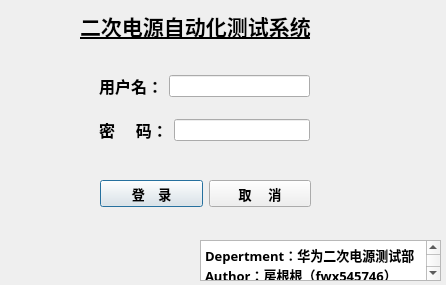
<?xml version="1.0" encoding="UTF-8"?>
<ui version="4.0">
 <class>LoginDialog</class>
 <widget class="QDialog" name="LoginDialog">
  <property name="windowModality">
   <enum>Qt::WindowModal</enum>
  </property>
  <property name="geometry">
   <rect>
    <x>0</x>
    <y>0</y>
    <width>446</width>
    <height>285</height>
   </rect>
  </property>
  <property name="cursor">
   <cursorShape>ArrowCursor</cursorShape>
  </property>
  <property name="windowTitle">
   <string>登录界面</string>
  </property>
  <widget class="QLabel" name="label_3">
   <property name="geometry">
    <rect>
     <x>80</x>
     <y>10</y>
     <width>251</width>
     <height>31</height>
    </rect>
   </property>
   <property name="font">
    <font>
     <family>Consolas</family>
     <pointsize>16</pointsize>
     <weight>75</weight>
     <bold>true</bold>
     <underline>true</underline>
    </font>
   </property>
   <property name="text">
    <string>二次电源自动化测试系统</string>
   </property>
  </widget>
  <widget class="QTextEdit" name="Login_textEdit">
   <property name="geometry">
    <rect>
     <x>200</x>
     <y>240</y>
     <width>241</width>
     <height>41</height>
    </rect>
   </property>
   <property name="font">
    <font>
     <family>Agency FB</family>
     <pointsize>10</pointsize>
    </font>
   </property>
   <property name="readOnly">
    <bool>true</bool>
   </property>
   <property name="html">
    <string>&lt;!DOCTYPE HTML PUBLIC &quot;-//W3C//DTD HTML 4.0//EN&quot; &quot;http://www.w3.org/TR/REC-html40/strict.dtd&quot;&gt;
&lt;html&gt;&lt;head&gt;&lt;meta name=&quot;qrichtext&quot; content=&quot;1&quot; /&gt;&lt;style type=&quot;text/css&quot;&gt;
p, li { white-space: pre-wrap; }
&lt;/style&gt;&lt;/head&gt;&lt;body style=&quot; font-family:'Agency FB'; font-size:10pt; font-weight:400; font-style:normal;&quot;&gt;
&lt;p style=&quot; margin-top:0px; margin-bottom:0px; margin-left:0px; margin-right:0px; -qt-block-indent:0; text-indent:0px;&quot;&gt;&lt;span style=&quot; font-family:'SimSun'; font-weight:600;&quot;&gt;Depertment：华为二次电源测试部&lt;/span&gt;&lt;/p&gt;
&lt;p style=&quot; margin-top:0px; margin-bottom:0px; margin-left:0px; margin-right:0px; -qt-block-indent:0; text-indent:0px;&quot;&gt;&lt;span style=&quot; font-family:'SimSun'; font-weight:600;&quot;&gt;Author：房根根（fwx545746）&lt;/span&gt;&lt;/p&gt;&lt;/body&gt;&lt;/html&gt;</string>
   </property>
  </widget>
  <widget class="QWidget" name="">
   <property name="geometry">
    <rect>
     <x>99</x>
     <y>60</y>
     <width>211</width>
     <height>98</height>
    </rect>
   </property>
   <layout class="QVBoxLayout" name="verticalLayout">
    <item>
     <layout class="QHBoxLayout" name="horizontalLayout">
      <item>
       <widget class="QLabel" name="label">
        <property name="font">
         <font>
          <family>Agency FB</family>
          <pointsize>12</pointsize>
          <weight>75</weight>
          <bold>true</bold>
         </font>
        </property>
        <property name="text">
         <string>用户名：</string>
        </property>
       </widget>
      </item>
      <item>
       <widget class="QLineEdit" name="Username_lineEdit"/>
      </item>
     </layout>
    </item>
    <item>
     <layout class="QHBoxLayout" name="horizontalLayout_2">
      <item>
       <widget class="QLabel" name="label_2">
        <property name="font">
         <font>
          <family>Agency FB</family>
          <pointsize>12</pointsize>
          <weight>75</weight>
          <bold>true</bold>
         </font>
        </property>
        <property name="text">
         <string>密     码：</string>
        </property>
       </widget>
      </item>
      <item>
       <widget class="QLineEdit" name="Password_lineEdit">
        <property name="echoMode">
         <enum>QLineEdit::Password</enum>
        </property>
       </widget>
      </item>
     </layout>
    </item>
   </layout>
  </widget>
  <widget class="QWidget" name="">
   <property name="geometry">
    <rect>
     <x>100</x>
     <y>180</y>
     <width>211</width>
     <height>27</height>
    </rect>
   </property>
   <layout class="QHBoxLayout" name="horizontalLayout_3">
    <item>
     <widget class="QPushButton" name="login_pushBtn">
      <property name="font">
       <font>
        <family>Agency FB</family>
        <pointsize>10</pointsize>
        <weight>75</weight>
        <bold>true</bold>
       </font>
      </property>
      <property name="text">
       <string>登    录</string>
      </property>
     </widget>
    </item>
    <item>
     <widget class="QPushButton" name="logincancle_pushButton">
      <property name="font">
       <font>
        <family>Agency FB</family>
        <pointsize>10</pointsize>
        <weight>75</weight>
        <bold>true</bold>
       </font>
      </property>
      <property name="text">
       <string>取     消</string>
      </property>
     </widget>
    </item>
   </layout>
  </widget>
 </widget>
 <resources/>
 <connections/>
</ui>
